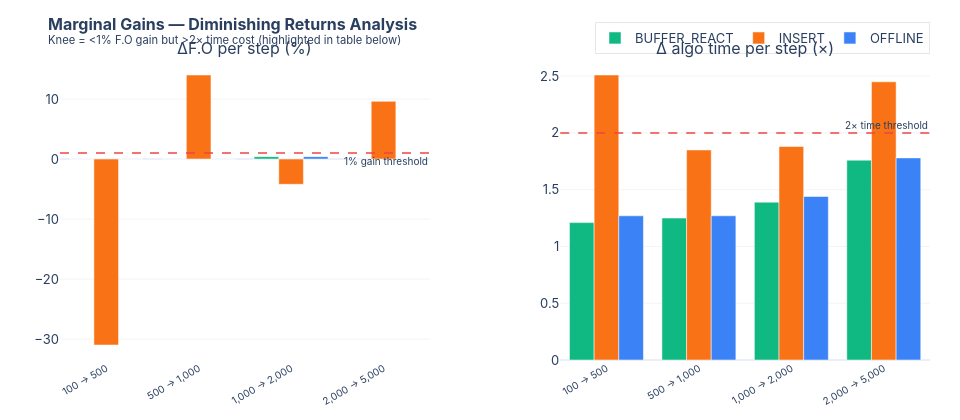

Notebook code for this chart:
### Markdown cell above
## 7. Marginal Gain Table (Diminishing Returns)

### Code cell
rows = []
for algo, grp in df.groupby('algorithm'):
    grp = grp.sort_values('max_iter').reset_index(drop=True)
    for i in range(1, len(grp)):
        prev, curr = grp.iloc[i - 1], grp.iloc[i]
        fo_prev, fo_curr = prev['driver_move_distance_km'], curr['driver_move_distance_km']
        delta_fo = fo_prev - fo_curr
        delta_fo_pct = (delta_fo / fo_prev * 100) if fo_prev > 0 else None
        delta_t = curr['algo_elapsed_s'] - prev['algo_elapsed_s']
        t_mult = curr['algo_elapsed_s'] / prev['algo_elapsed_s'] if prev['algo_elapsed_s'] > 0 else None
        is_knee = delta_fo_pct is not None and t_mult is not None and abs(delta_fo_pct) < 1.0 and t_mult > 2.0
        rows.append({
            'algorithm': algo,
            'step': f'{int(prev["max_iter"]):,} → {int(curr["max_iter"]):,}',
            'fo_prev_km': fo_prev,
            'fo_curr_km': fo_curr,
            'Δ F.O (km)': round(delta_fo, 3),
            'Δ F.O (%)': round(delta_fo_pct, 2) if delta_fo_pct is not None else None,
            'Δ time (s)': round(delta_t, 2),
            'time ×': round(t_mult, 2) if t_mult is not None else None,
            'knee': is_knee,
        })

df_m = pd.DataFrame(rows)

# --- Bar chart: Δ F.O % per step, coloured by algorithm ---
fig = make_subplots(
    rows=1, cols=2,
    subplot_titles=('ΔF.O per step (%)', 'Δ algo time per step (×)'),
    horizontal_spacing=0.15,
)

for algo in sorted(df_m['algorithm'].unique()):
    sub = df_m[df_m['algorithm'] == algo]
    color = COLORS.get(algo, '#6B7280')

    fig.add_trace(go.Bar(
        x=sub['step'], y=sub['Δ F.O (%)'],
        name=algo, legendgroup=algo,
        marker_color=color,
        hovertemplate='<b>' + algo + '</b><br>Step: %{x}<br>Δ F.O: %{y:+.2f}%<extra></extra>',
    ), row=1, col=1)

    fig.add_trace(go.Bar(
        x=sub['step'], y=sub['time ×'],
        name=algo, legendgroup=algo, showlegend=False,
        marker_color=color,
        hovertemplate='<b>' + algo + '</b><br>Step: %{x}<br>Time multiplier: %{y:.2f}×<extra></extra>',
    ), row=1, col=2)

# Knee threshold lines
fig.add_hline(y=1.0,  line=dict(color='#EF4444', width=1.5, dash='dash'),
              annotation_text='1% gain threshold', annotation_font_size=10,
              annotation_position='bottom right', row=1, col=1)
fig.add_hline(y=2.0,  line=dict(color='#EF4444', width=1.5, dash='dash'),
              annotation_text='2× time threshold', annotation_font_size=10,
              annotation_position='top right', row=1, col=2)

fig.update_layout(
    **LAYOUT_DEFAULTS,
    barmode='group',
    title=dict(text='<b>Marginal Gains — Diminishing Returns Analysis</b><br>'
               '<sup>Knee = <1% F.O gain but >2× time cost (highlighted in table below)</sup>',
               font=dict(size=16)),
    height=420,
    width=960,
)
fig.update_xaxes(tickangle=-30, tickfont=dict(size=10))
fig.update_yaxes(gridcolor='#f3f4f6')
fig.show()

# --- Styled table ---
def style_marginal(row):
    base = [''] * len(row)
    if row.get('knee'):
        return ['background-color: #fef3c7; color: #92400e'] * len(row)
    return base

display_cols = ['algorithm', 'step', 'fo_prev_km', 'fo_curr_km', 'Δ F.O (km)', 'Δ F.O (%)', 'Δ time (s)', 'time ×']
display(
    df_m[display_cols + ['knee']].style
    .apply(style_marginal, axis=1)
    .hide(axis='columns', subset=['knee'])
    .format({
        'fo_prev_km': '{:.2f}',
        'fo_curr_km': '{:.2f}',
        'Δ F.O (km)': '{:+.3f}',
        'Δ F.O (%)':  '{:+.2f}%',
        'Δ time (s)': '{:+.2f}s',
        'time ×':     '{:.2f}×',
    }, na_rep='—')
    .set_caption('⚠️ Yellow rows = diminishing returns zone (<1% F.O gain, >2× time cost)')
)

### Figure 1 — Plotly figure (JSON) as saved in the notebook; plotly's stock layout.template omitted (floating-point values rounded to 4 significant figures)
{"data": [{"hovertemplate": "<b>BUFFER_REACT</b><br>Step: %{x}<br>Δ F.O: %{y:+.2f}%<extra></extra>", "legendgroup": "BUFFER_REACT", "marker": {"color": "#10B981"}, "name": "BUFFER_REACT", "type": "bar", "x": ["100 → 500", "500 → 1,000", "1,000 → 2,000", "2,000 → 5,000"], "xaxis": "x", "y": [0.0, 0.0, 0.4, 0.0], "yaxis": "y"}, {"hovertemplate": "<b>BUFFER_REACT</b><br>Step: %{x}<br>Time multiplier: %{y:.2f}×<extra></extra>", "legendgroup": "BUFFER_REACT", "marker": {"color": "#10B981"}, "name": "BUFFER_REACT", "showlegend": false, "type": "bar", "x": ["100 → 500", "500 → 1,000", "1,000 → 2,000", "2,000 → 5,000"], "xaxis": "x2", "y": [1.21, 1.25, 1.39, 1.76], "yaxis": "y2"}, {"hovertemplate": "<b>INSERT</b><br>Step: %{x}<br>Δ F.O: %{y:+.2f}%<extra></extra>", "legendgroup": "INSERT", "marker": {"color": "#F97316"}, "name": "INSERT", "type": "bar", "x": ["100 → 500", "500 → 1,000", "1,000 → 2,000", "2,000 → 5,000"], "xaxis": "x", "y": [-30.98, 14.0, -4.21, 9.61], "yaxis": "y"}, {"hovertemplate": "<b>INSERT</b><br>Step: %{x}<br>Time multiplier: %{y:.2f}×<extra></extra>", "legendgroup": "INSERT", "marker": {"color": "#F97316"}, "name": "INSERT", "showlegend": false, "type": "bar", "x": ["100 → 500", "500 → 1,000", "1,000 → 2,000", "2,000 → 5,000"], "xaxis": "x2", "y": [2.51, 1.85, 1.88, 2.45], "yaxis": "y2"}, {"hovertemplate": "<b>OFFLINE</b><br>Step: %{x}<br>Δ F.O: %{y:+.2f}%<extra></extra>", "legendgroup": "OFFLINE", "marker": {"color": "#3B82F6"}, "name": "OFFLINE", "type": "bar", "x": ["100 → 500", "500 → 1,000", "1,000 → 2,000", "2,000 → 5,000"], "xaxis": "x", "y": [0.0, 0.0, 0.4, 0.0], "yaxis": "y"}, {"hovertemplate": "<b>OFFLINE</b><br>Step: %{x}<br>Time multiplier: %{y:.2f}×<extra></extra>", "legendgroup": "OFFLINE", "marker": {"color": "#3B82F6"}, "name": "OFFLINE", "showlegend": false, "type": "bar", "x": ["100 → 500", "500 → 1,000", "1,000 → 2,000", "2,000 → 5,000"], "xaxis": "x2", "y": [1.27, 1.27, 1.44, 1.78], "yaxis": "y2"}], "layout": {"annotations": [{"font": {"size": 16}, "showarrow": false, "text": "ΔF.O per step (%)", "x": 0.2125, "xanchor": "center", "xref": "paper", "y": 1, "yanchor": "bottom", "yref": "paper"}, {"font": {"size": 16}, "showarrow": false, "text": "Δ algo time per step (×)", "x": 0.7875, "xanchor": "center", "xref": "paper", "y": 1, "yanchor": "bottom", "yref": "paper"}, {"font": {"size": 10}, "showarrow": false, "text": "1% gain threshold", "x": 1, "xanchor": "right", "xref": "x domain", "y": 1, "yanchor": "top", "yref": "y"}, {"font": {"size": 10}, "showarrow": false, "text": "2× time threshold", "x": 1, "xanchor": "right", "xref": "x2 domain", "y": 2, "yanchor": "bottom", "yref": "y2"}], "barmode": "group", "font": {"family": "Inter, system-ui, sans-serif", "size": 13}, "height": 420, "hoverlabel": {"bgcolor": "white", "font": {"size": 12}}, "legend": {"bgcolor": "rgba(255,255,255,0.8)", "bordercolor": "#e5e7eb", "borderwidth": 1, "orientation": "h", "x": 1, "xanchor": "right", "y": 1.02, "yanchor": "bottom"}, "margin": {"b": 60, "l": 60, "r": 30, "t": 60}, "shapes": [{"line": {"color": "#EF4444", "dash": "dash", "width": 1.5}, "type": "line", "x0": 0, "x1": 1, "xref": "x domain", "y0": 1, "y1": 1, "yref": "y"}, {"line": {"color": "#EF4444", "dash": "dash", "width": 1.5}, "type": "line", "x0": 0, "x1": 1, "xref": "x2 domain", "y0": 2, "y1": 2, "yref": "y2"}], "title": {"font": {"size": 16}, "text": "<b>Marginal Gains — Diminishing Returns Analysis</b><br><sup>Knee = <1% F.O gain but >2× time cost (highlighted in table below)</sup>"}, "width": 960, "xaxis": {"anchor": "y", "domain": [0, 0.425], "tickangle": -30, "tickfont": {"size": 10}}, "xaxis2": {"anchor": "y2", "domain": [0.575, 1], "tickangle": -30, "tickfont": {"size": 10}}, "yaxis": {"anchor": "x", "domain": [0, 1], "gridcolor": "#f3f4f6"}, "yaxis2": {"anchor": "x2", "domain": [0, 1], "gridcolor": "#f3f4f6"}}}
